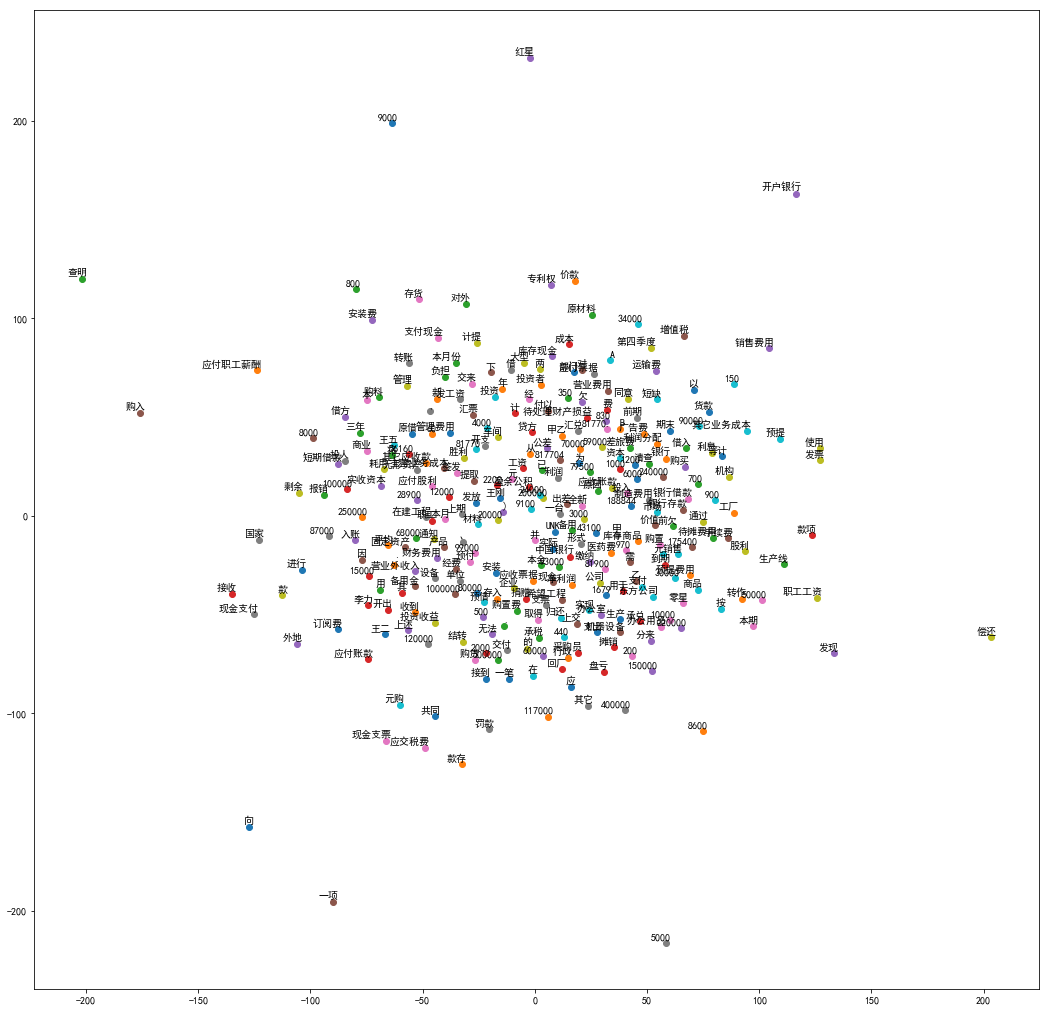

This chart was generated by the following Python code:
# -*- coding: utf-8 -*-

# Copyright 2015 The TensorFlow Authors. All Rights Reserved.
#
# Licensed under the Apache License, Version 2.0 (the "License");
# you may not use this file except in compliance with the License.
# You may obtain a copy of the License at
#
#     http://www.apache.org/licenses/LICENSE-2.0
#
# Unless required by applicable law or agreed to in writing, software
# distributed under the License is distributed on an "AS IS" BASIS,
# WITHOUT WARRANTIES OR CONDITIONS OF ANY KIND, either express or implied.
# See the License for the specific language governing permissions and
# limitations under the License.
# ==============================================================================
"""Basic word2vec example."""

from __future__ import absolute_import
from __future__ import division
from __future__ import print_function

import collections
import math
import os
import random
import zipfile

import numpy as np
from six.moves import urllib
from six.moves import xrange  # pylint: disable=redefined-builtin
import tensorflow as tf

# Step 1: Download the data.
url = 'http://mattmahoney.net/dc/'

'''
def maybe_download(filename, expected_bytes):
  """Download a file if not present, and make sure it's the right size."""
  if not os.path.exists(filename):
    filename, _ = urllib.request.urlretrieve(url + filename, filename)
  statinfo = os.stat(filename)
  if statinfo.st_size == expected_bytes:
    print('Found and verified', filename)
  else:
    print(statinfo.st_size)
    raise Exception(
        'Failed to verify ' + filename + '. Can you get to it with a browser?')
  return filename

filename = maybe_download('text8.zip', 31344016)
'''

# Read the data into a list of strings.


def read_data(filename):
    """Extract the first file enclosed in a zip file as a list of words."""
    with open(filename) as f:
        data = tf.compat.as_str(f.read()).split()
    return data


filename = 'demo.txt'
vocabulary = read_data(filename)
print('Data size', len(vocabulary))

# Step 2: Build the dictionary and replace rare words with NL token.
vocabulary_size = 350


def build_dataset(words, n_words):
    """Process raw inputs into a dataset."""
    count = [['NL', -1]]
    count.extend(collections.Counter(words).most_common(n_words - 1))
    dictionary = dict()
    for word, _ in count:
        dictionary[word] = len(dictionary)
    data = list()
    NL_count = 0
    for word in words:
        if word in dictionary:
            index = dictionary[word]
        else:
            index = 0  # dictionary['NL']
            NL_count += 1
        data.append(index)
    count[0][1] = NL_count
    reversed_dictionary = dict(zip(dictionary.values(), dictionary.keys()))
    return data, count, dictionary, reversed_dictionary


data, count, dictionary, reverse_dictionary = build_dataset(vocabulary,
                                                            vocabulary_size)
del vocabulary  # Hint to reduce memory.
print('Most common words (+NL)', count[:5])
print('Sample data', data[:10], [reverse_dictionary[i] for i in data[:10]])

data_index = 0


# Step 3: Function to generate a training batch for the skip-gram model.
def generate_batch(batch_size, num_skips, skip_window):
    global data_index
    assert batch_size % num_skips == 0
    assert num_skips <= 2 * skip_window
    batch = np.ndarray(shape=(batch_size), dtype=np.int32)
    labels = np.ndarray(shape=(batch_size, 1), dtype=np.int32)
    span = 2 * skip_window + 1  # [ skip_window target skip_window ]
    buffer = collections.deque(maxlen=span)
    for _ in range(span):
        buffer.append(data[data_index])
        data_index = (data_index + 1) % len(data)
    for i in range(batch_size // num_skips):
        target = skip_window  # target label at the center of the buffer
        targets_to_avoid = [skip_window]
        for j in range(num_skips):
            while target in targets_to_avoid:
                target = random.randint(0, span - 1)
            targets_to_avoid.append(target)
            batch[i * num_skips + j] = buffer[skip_window]
            labels[i * num_skips + j, 0] = buffer[target]
        buffer.append(data[data_index])
        data_index = (data_index + 1) % len(data)
    # Backtrack a little bit to avoid skipping words in the end of a batch
    data_index = (data_index + len(data) - span) % len(data)
    return batch, labels


batch, labels = generate_batch(batch_size=8, num_skips=2, skip_window=3)
for i in range(8):
    print(batch[i], reverse_dictionary[batch[i]],
          '->', labels[i, 0], reverse_dictionary[labels[i, 0]])

# Step 4: Build and train a skip-gram model.

batch_size = 128
embedding_size = 128  # Dimension of the embedding vector.
skip_window = 3       # How many words to consider left and right.
num_skips = 2         # How many times to reuse an input to generate a label.

# We pick a random validation set to sample nearest neighbors. Here we limit the
# validation samples to the words that have a low numeric ID, which by
# construction are also the most frequent.
valid_size = 16     # Random set of words to evaluate similarity on.
valid_window = 100  # Only pick dev samples in the head of the distribution.
valid_examples = np.random.choice(valid_window, valid_size, replace=False)
num_sampled = 64    # Number of negative examples to sample.

graph = tf.Graph()

with graph.as_default():

    # Input data.
    train_inputs = tf.placeholder(tf.int32, shape=[batch_size])
    train_labels = tf.placeholder(tf.int32, shape=[batch_size, 1])
    valid_dataset = tf.constant(valid_examples, dtype=tf.int32)

    # Ops and variables pinned to the CPU because of missing GPU implementation
    with tf.device('/gpu:0'):
        # Look up embeddings for inputs.
        embeddings = tf.Variable(
            tf.random_uniform([vocabulary_size, embedding_size], -1.0, 1.0))
        embed = tf.nn.embedding_lookup(embeddings, train_inputs)

        # Construct the variables for the NCE loss
        nce_weights = tf.Variable(
            tf.truncated_normal([vocabulary_size, embedding_size],
                                stddev=1.0 / math.sqrt(embedding_size)))
        nce_biases = tf.Variable(tf.zeros([vocabulary_size]))

    # Compute the average NCE loss for the batch.
    # tf.nce_loss automatically draws a new sample of the negative labels each
    # time we evaluate the loss.
    loss = tf.reduce_mean(
        tf.nn.nce_loss(weights=nce_weights,
                       biases=nce_biases,
                       labels=train_labels,
                       inputs=embed,
                       num_sampled=num_sampled,
                       num_classes=vocabulary_size))

    # Construct the SGD optimizer using a learning rate of 1.0.
    optimizer = tf.train.GradientDescentOptimizer(1.0).minimize(loss)

    # Compute the cosine similarity between minibatch examples and all embeddings.
    norm = tf.sqrt(tf.reduce_sum(tf.square(embeddings), 1, keep_dims=True))
    normalized_embeddings = embeddings / norm
    valid_embeddings = tf.nn.embedding_lookup(
        normalized_embeddings, valid_dataset)
    similarity = tf.matmul(
        valid_embeddings, normalized_embeddings, transpose_b=True)

    # Add variable initializer.
    init = tf.global_variables_initializer()

# Step 5: Begin training.
# num_steps = 50000
num_steps = 250000
with tf.Session(graph=graph) as session:
    # We must initialize all variables before we use them.
    init.run()
    print('Initialized')

    average_loss = 0
    for step in xrange(num_steps):
        batch_inputs, batch_labels = generate_batch(
            batch_size, num_skips, skip_window)
        feed_dict = {train_inputs: batch_inputs, train_labels: batch_labels}

        # We perform one update step by evaluating the optimizer op (including it
        # in the list of returned values for session.run()
        _, loss_val = session.run([optimizer, loss], feed_dict=feed_dict)
        average_loss += loss_val

        if step % 100 == 0:
            if step > 0:
                average_loss /= 100
            # The average loss is an estimate of the loss over the last 2000 batches.
            print('Average loss at step ', step, ': ', average_loss)
            average_loss = 0

        # # Note that this is expensive (~20% slowdown if computed every 500 steps)
        # if step % 10000 == 0:
        #     sim = similarity.eval()
        #     for i in xrange(valid_size):
        #         valid_word = reverse_dictionary[valid_examples[i]]
        #         top_k = 8  # number of nearest neighbors
        #         nearest = (-sim[i, :]).argsort()[1:top_k + 1]
        #         log_str = 'Nearest to %s:' % valid_word
        #         for k in xrange(top_k):
        #             close_word = reverse_dictionary[nearest[k]]
        #             log_str = '%s %s,' % (log_str, close_word)
        #         print(log_str)
    final_embeddings = normalized_embeddings.eval()

# Step 6: Visualize the embeddings.


def plot_with_labels(low_dim_embs, labels, filename='0819_2_after_embeddig.png'):
    assert low_dim_embs.shape[0] >= len(labels), 'More labels than embeddings'
    plt.figure(figsize=(18, 18))  # in inches
    for i, label in enumerate(labels):
        x, y = low_dim_embs[i, :]
        plt.scatter(x, y)
        plt.annotate(label,
                     xy=(x, y),
                     xytext=(5, 2),
                     textcoords='offset points',
                     ha='right',
                     va='bottom')

    plt.savefig(filename)


try:
    # pylint: disable=g-import-not-at-top
    from sklearn.manifold import TSNE
    import matplotlib.pyplot as plt
    plt.rcParams['font.sans-serif'] = ['SimHei']

    tsne = TSNE(perplexity=30, n_components=2, init='pca', n_iter=10000)
    plot_only = 300
    low_dim_embs = tsne.fit_transform(final_embeddings[:plot_only, :])
    labels = [reverse_dictionary[i] for i in xrange(plot_only)]
    plot_with_labels(low_dim_embs, labels)

except ImportError:
    print('Please install sklearn, matplotlib, and scipy to show embeddings.')
